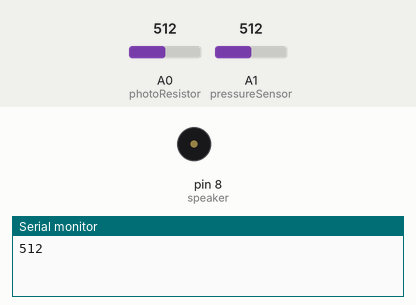
A sketch run on a simulated Arduino Uno, built with avr-gcc and run on an emulated ATmega328P. On the bench: buzzer (waves = sounding), the last lines printed to the serial monitor. Inputs (shaded band) come from the test bench; at power-on: A0 (photoResistor) = 512, A1 (pressureSensor) = 512.

Above: at 1.5 s.
1.6 s: A0 (photoResistor) set to 55
4.6 s: A0 (photoResistor) set to 45
At 4.6 s:
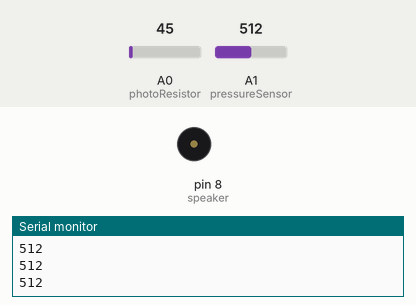
6.1 s: A0 (photoResistor) set to 122
At 9.0 s:
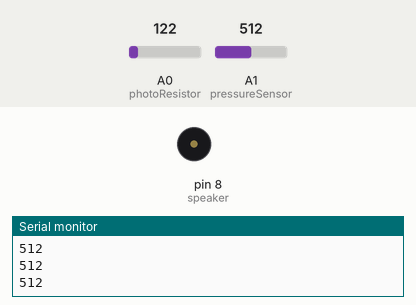
9.1 s: A0 (photoResistor) set to 40
At 9.7 s:
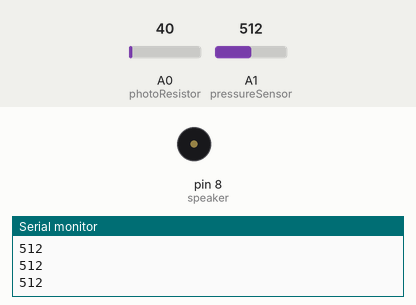
Timing chart, 0 to 11.6 s (numbered marks = the images above; inputs shaded):
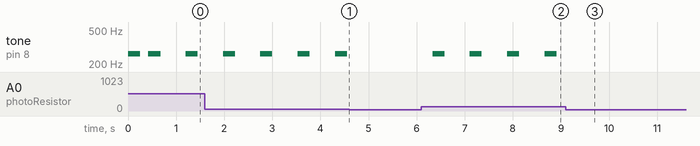

The sketch:

alarm.ino
```cpp
/*

alarm system

keep your stuff guarded.
make it available at specific time of day
else sound an alarm
uses a photosensor to check for light.
if there is light, that means the box is open
*/


// Time lib
// --------------------
#include <Time.h>
#include <TimeAlarms.h>

int waitTime = 10; // wait 30 seconds before being able to open
int openTime = 10; // open for 30 seconds
int closeCountdown = 5; // as the time limit comes to close, give the user a heads up
int counter = 0;
boolean canOpen = false;


// Audio stuffs
// --------------------
#include "pitches.h"

int buzz = NOTE_C4;
int buzzDuration = 4;


// Light threshold
// -------------------
int threshold = 50;


// Arduino Pins
// --------------------
const int speaker = 8;
const int photoResistor = A0;
const int pressureSensor = A1;

const int red = 12;
const int yellow = 11;
const int green = 10;


void setup() {

  Serial.begin(9600);

//  pinMode(red, OUTPUT);
//  pinMode(yellow, OUTPUT);
//  pinMode(green, OUTPUT);

  buzzer();
}

void loop() {

  // get the time
  counter = now();

  if(counter > waitTime) {
    canOpen = true;

//    if(counter > waitTime + (openTime - closeCountdown)) {
//      Serial.println(closeCountdown);
//      closeCountdown--;
//    }
  }

  if(counter > waitTime + openTime) {
    canOpen = false;
  }


  // get light value
  int lightReading = analogRead(photoResistor);

  // if there is light, the box is open
  if(lightReading > threshold) {
    if(!canOpen) alarm();
  }


  // Convert the analog reading (which goes from 0 - 1023) to a voltage (0 - 5V):
  int sensorValue = analogRead(pressureSensor);
  Serial.println(sensorValue);
//
//  float voltage = sensorValue * (5.0 / 1023.0);


  // ----------
  delay(250);
}

void buzzer() {
  int noteDuration2 = 1000/buzzDuration;

  tone(speaker, buzz, noteDuration2);
  delay(noteDuration2 * 1.30); // to distinguish the notes, set a minimum time between them.

  noTone(speaker); // stop the tone playing:
}


void alarm() {
  turnOn(13);
  delay(100);
  buzzer();
  delay(100);
  turnOff(13);
}


// convenience functions
// ===================================
void turnOn(int led) {digitalWrite(led, HIGH);}
void turnOff(int led) {digitalWrite(led, LOW);}
```

pitches.h
```cpp
/*************************************************
 * Public Constants
 *************************************************/

#define NOTE_B0  31
#define NOTE_C1  33
#define NOTE_CS1 35
#define NOTE_D1  37
#define NOTE_DS1 39
#define NOTE_E1  41
#define NOTE_F1  44
#define NOTE_FS1 46
#define NOTE_G1  49
#define NOTE_GS1 52
#define NOTE_A1  55
#define NOTE_AS1 58
#define NOTE_B1  62
#define NOTE_C2  65
#define NOTE_CS2 69
#define NOTE_D2  73
#define NOTE_DS2 78
#define NOTE_E2  82
#define NOTE_F2  87
#define NOTE_FS2 93
#define NOTE_G2  98
#define NOTE_GS2 104
#define NOTE_A2  110
#define NOTE_AS2 117
#define NOTE_B2  123
#define NOTE_C3  131
#define NOTE_CS3 139
#define NOTE_D3  147
#define NOTE_DS3 156
#define NOTE_E3  165
#define NOTE_F3  175
#define NOTE_FS3 185
#define NOTE_G3  196
#define NOTE_GS3 208
#define NOTE_A3  220
#define NOTE_AS3 233
#define NOTE_B3  247
#define NOTE_C4  262
#define NOTE_CS4 277
#define NOTE_D4  294
#define NOTE_DS4 311
#define NOTE_E4  330
#define NOTE_F4  349
#define NOTE_FS4 370
#define NOTE_G4  392
#define NOTE_GS4 415
#define NOTE_A4  440
#define NOTE_AS4 466
#define NOTE_B4  494
#define NOTE_C5  523
#define NOTE_CS5 554
#define NOTE_D5  587
#define NOTE_DS5 622
#define NOTE_E5  659
#define NOTE_F5  698
#define NOTE_FS5 740
#define NOTE_G5  784
#define NOTE_GS5 831
#define NOTE_A5  880
#define NOTE_AS5 932
#define NOTE_B5  988
#define NOTE_C6  1047
#define NOTE_CS6 1109
#define NOTE_D6  1175
#define NOTE_DS6 1245
#define NOTE_E6  1319
#define NOTE_F6  1397
#define NOTE_FS6 1480
#define NOTE_G6  1568
#define NOTE_GS6 1661
#define NOTE_A6  1760
#define NOTE_AS6 1865
#define NOTE_B6  1976
#define NOTE_C7  2093
#define NOTE_CS7 2217
#define NOTE_D7  2349
#define NOTE_DS7 2489
#define NOTE_E7  2637
#define NOTE_F7  2794
#define NOTE_FS7 2960
#define NOTE_G7  3136
#define NOTE_GS7 3322
#define NOTE_A7  3520
#define NOTE_AS7 3729
#define NOTE_B7  3951
#define NOTE_C8  4186
#define NOTE_CS8 4435
#define NOTE_D8  4699
#define NOTE_DS8 4978
```

Measured:
- the behaviour switches between 51 and 50 on A0 (photoResistor) (found by bisection; images 0 and 1)
- after the input at 4.6 s, tone on pin 8 (speaker): stays silent (without the input it goes to 262 Hz after 0.48 s)
- after the input at 6.1 s, tone on pin 8 (speaker): alternates 262 Hz for 0.25 s and silent for 0.53 s, starting after 0.23 s
- after the input at 9.1 s, tone on pin 8 (speaker): stops changing and stays silent
- by itself, tone on pin 8 (speaker): alternates 262 Hz for 0.25 s and silent for 0.53 s
